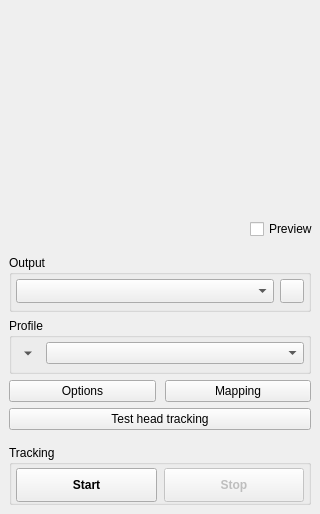
<?xml version="1.0" encoding="UTF-8"?>
<ui version="4.0">
 <author>Lovecraftian Octopus</author>
 <class>main_window</class>
 <widget class="QMainWindow" name="main_window">
  <property name="geometry">
   <rect>
    <x>0</x>
    <y>0</y>
    <width>320</width>
    <height>416</height>
   </rect>
  </property>
  <property name="sizePolicy">
   <sizepolicy hsizetype="Maximum" vsizetype="Maximum">
    <horstretch>0</horstretch>
    <verstretch>0</verstretch>
   </sizepolicy>
  </property>
  <property name="windowIcon">
   <iconset resource="../gui/opentrack-res.qrc">
    <normaloff>:/images/opentrack.png</normaloff>:/images/opentrack.png</iconset>
  </property>
  <property name="styleSheet">
   <string notr="true">#video_feed { border: 0; }
</string>
  </property>
  <widget class="QWidget" name="content">
   <property name="sizePolicy">
    <sizepolicy hsizetype="Maximum" vsizetype="Maximum">
     <horstretch>0</horstretch>
     <verstretch>0</verstretch>
    </sizepolicy>
   </property>
   <layout class="QVBoxLayout" name="verticalLayout">
    <property name="leftMargin">
     <number>0</number>
    </property>
    <property name="topMargin">
     <number>0</number>
    </property>
    <property name="rightMargin">
     <number>0</number>
    </property>
    <property name="bottomMargin">
     <number>0</number>
    </property>
    <item alignment="Qt::AlignHCenter|Qt::AlignVCenter">
     <widget class="QWidget" name="frame_parent" native="true">
      <property name="sizePolicy">
       <sizepolicy hsizetype="Fixed" vsizetype="Fixed">
        <horstretch>0</horstretch>
        <verstretch>0</verstretch>
       </sizepolicy>
      </property>
      <property name="minimumSize">
       <size>
        <width>320</width>
        <height>240</height>
       </size>
      </property>
      <widget class="pose_widget" name="pose_display" native="true">
       <property name="geometry">
        <rect>
         <x>0</x>
         <y>0</y>
         <width>320</width>
         <height>240</height>
        </rect>
       </property>
       <property name="sizePolicy">
        <sizepolicy hsizetype="Fixed" vsizetype="Fixed">
         <horstretch>0</horstretch>
         <verstretch>0</verstretch>
        </sizepolicy>
       </property>
      </widget>
      <widget class="QWidget" name="video_frame_parent" native="true">
       <property name="geometry">
        <rect>
         <x>0</x>
         <y>0</y>
         <width>320</width>
         <height>240</height>
        </rect>
       </property>
       <property name="sizePolicy">
        <sizepolicy hsizetype="Fixed" vsizetype="Fixed">
         <horstretch>0</horstretch>
         <verstretch>0</verstretch>
        </sizepolicy>
       </property>
       <property name="minimumSize">
        <size>
         <width>320</width>
         <height>240</height>
        </size>
       </property>
       <widget class="QFrame" name="video_frame">
        <property name="geometry">
         <rect>
          <x>0</x>
          <y>0</y>
          <width>320</width>
          <height>240</height>
         </rect>
        </property>
        <property name="sizePolicy">
         <sizepolicy hsizetype="Fixed" vsizetype="Fixed">
          <horstretch>0</horstretch>
          <verstretch>0</verstretch>
         </sizepolicy>
        </property>
        <property name="frameShape">
         <enum>QFrame::NoFrame</enum>
        </property>
       </widget>
      </widget>
      <widget class="QCheckBox" name="preview_checkbox">
       <property name="geometry">
        <rect>
         <x>250</x>
         <y>220</y>
         <width>67</width>
         <height>18</height>
        </rect>
       </property>
       <property name="text">
        <string>Preview</string>
       </property>
      </widget>
      <zorder>video_frame_parent</zorder>
      <zorder>pose_display</zorder>
      <zorder>preview_checkbox</zorder>
     </widget>
    </item>
    <item>
     <widget class="QWidget" name="widget" native="true">
      <property name="sizePolicy">
       <sizepolicy hsizetype="Minimum" vsizetype="Maximum">
        <horstretch>0</horstretch>
        <verstretch>0</verstretch>
       </sizepolicy>
      </property>
      <layout class="QGridLayout" name="gridLayout">
       <property name="bottomMargin">
        <number>0</number>
       </property>
       <property name="horizontalSpacing">
        <number>9</number>
       </property>
       <item row="2" column="0">
        <widget class="QPushButton" name="btnShortcuts">
         <property name="sizePolicy">
          <sizepolicy hsizetype="Minimum" vsizetype="Maximum">
           <horstretch>0</horstretch>
           <verstretch>0</verstretch>
          </sizepolicy>
         </property>
         <property name="text">
          <string>Options</string>
         </property>
         <property name="icon">
          <iconset resource="../gui/opentrack-res.qrc">
           <normaloff>:/images/newcogicon.png</normaloff>:/images/newcogicon.png</iconset>
         </property>
         <property name="iconSize">
          <size>
           <width>80</width>
           <height>24</height>
          </size>
         </property>
        </widget>
       </item>
       <item row="0" column="0" colspan="2">
        <widget class="QGroupBox" name="groupProto">
         <property name="sizePolicy">
          <sizepolicy hsizetype="Minimum" vsizetype="Maximum">
           <horstretch>0</horstretch>
           <verstretch>0</verstretch>
          </sizepolicy>
         </property>
         <property name="title">
          <string>Output</string>
         </property>
         <layout class="QHBoxLayout" name="horizontalLayout">
          <property name="leftMargin">
           <number>4</number>
          </property>
          <property name="topMargin">
           <number>4</number>
          </property>
          <property name="rightMargin">
           <number>4</number>
          </property>
          <property name="bottomMargin">
           <number>6</number>
          </property>
          <item>
           <widget class="QComboBox" name="iconcomboProtocol">
            <property name="sizePolicy">
             <sizepolicy hsizetype="MinimumExpanding" vsizetype="Maximum">
              <horstretch>0</horstretch>
              <verstretch>0</verstretch>
             </sizepolicy>
            </property>
            <property name="focusPolicy">
             <enum>Qt::TabFocus</enum>
            </property>
            <property name="sizeAdjustPolicy">
             <enum>QComboBox::AdjustToMinimumContentsLengthWithIcon</enum>
            </property>
           </widget>
          </item>
          <item>
           <widget class="QToolButton" name="btnShowServerControls">
            <property name="enabled">
             <bool>true</bool>
            </property>
            <property name="sizePolicy">
             <sizepolicy hsizetype="Maximum" vsizetype="Preferred">
              <horstretch>0</horstretch>
              <verstretch>0</verstretch>
             </sizepolicy>
            </property>
            <property name="font">
             <font>
              <family>DejaVu Sans</family>
              <stylestrategy>PreferAntialias</stylestrategy>
              <kerning>false</kerning>
             </font>
            </property>
            <property name="focusPolicy">
             <enum>Qt::StrongFocus</enum>
            </property>
            <property name="text">
             <string/>
            </property>
            <property name="icon">
             <iconset resource="../gui/opentrack-res.qrc">
              <normaloff>:/images/newsetticon.png</normaloff>:/images/newsetticon.png</iconset>
            </property>
            <property name="flat" stdset="0">
             <bool>false</bool>
            </property>
           </widget>
          </item>
         </layout>
        </widget>
       </item>
       <item row="1" column="0" colspan="2">
        <widget class="QGroupBox" name="groupProfile">
         <property name="sizePolicy">
          <sizepolicy hsizetype="Minimum" vsizetype="Maximum">
           <horstretch>0</horstretch>
           <verstretch>0</verstretch>
          </sizepolicy>
         </property>
         <property name="title">
          <string>Profile</string>
         </property>
         <layout class="QHBoxLayout" name="horizontalLayout_3">
          <property name="leftMargin">
           <number>4</number>
          </property>
          <property name="topMargin">
           <number>4</number>
          </property>
          <property name="rightMargin">
           <number>4</number>
          </property>
          <property name="bottomMargin">
           <number>6</number>
          </property>
          <item>
           <widget class="QToolButton" name="profile_button">
            <property name="enabled">
             <bool>true</bool>
            </property>
            <property name="sizePolicy">
             <sizepolicy hsizetype="Maximum" vsizetype="Maximum">
              <horstretch>0</horstretch>
              <verstretch>0</verstretch>
             </sizepolicy>
            </property>
            <property name="focusPolicy">
             <enum>Qt::StrongFocus</enum>
            </property>
            <property name="text">
             <string/>
            </property>
            <property name="popupMode">
             <enum>QToolButton::InstantPopup</enum>
            </property>
            <property name="toolButtonStyle">
             <enum>Qt::ToolButtonIconOnly</enum>
            </property>
            <property name="autoRaise">
             <bool>true</bool>
            </property>
            <property name="arrowType">
             <enum>Qt::DownArrow</enum>
            </property>
           </widget>
          </item>
          <item>
           <widget class="QComboBox" name="iconcomboProfile">
            <property name="sizePolicy">
             <sizepolicy hsizetype="MinimumExpanding" vsizetype="Maximum">
              <horstretch>1</horstretch>
              <verstretch>0</verstretch>
             </sizepolicy>
            </property>
            <property name="focusPolicy">
             <enum>Qt::StrongFocus</enum>
            </property>
            <property name="maxVisibleItems">
             <number>20</number>
            </property>
           </widget>
          </item>
         </layout>
        </widget>
       </item>
       <item row="2" column="1">
        <widget class="QPushButton" name="btnEditCurves">
         <property name="sizePolicy">
          <sizepolicy hsizetype="Minimum" vsizetype="Maximum">
           <horstretch>0</horstretch>
           <verstretch>0</verstretch>
          </sizepolicy>
         </property>
         <property name="text">
          <string>Mapping</string>
         </property>
         <property name="icon">
          <iconset resource="../gui/opentrack-res.qrc">
           <normaloff>:/images/newmapicon.png</normaloff>:/images/newmapicon.png</iconset>
         </property>
         <property name="iconSize">
          <size>
           <width>80</width>
           <height>24</height>
          </size>
         </property>
        </widget>
       </item>
       <item row="3" column="0" colspan="2">
        <widget class="QPushButton" name="btnHeadTest">
         <property name="sizePolicy">
          <sizepolicy hsizetype="Minimum" vsizetype="Maximum">
           <horstretch>0</horstretch>
           <verstretch>0</verstretch>
          </sizepolicy>
         </property>
         <property name="toolTip">
          <string>Try your head tracking in a 3D cockpit, race car or soldier view</string>
         </property>
         <property name="text">
          <string>Test head tracking</string>
         </property>
        </widget>
       </item>
      </layout>
     </widget>
    </item>
    <item>
     <widget class="QWidget" name="widget_2" native="true">
      <layout class="QVBoxLayout" name="verticalLayout_2">
       <item>
        <widget class="QGroupBox" name="groupStartStop">
         <property name="sizePolicy">
          <sizepolicy hsizetype="MinimumExpanding" vsizetype="Maximum">
           <horstretch>4</horstretch>
           <verstretch>0</verstretch>
          </sizepolicy>
         </property>
         <property name="title">
          <string>Tracking</string>
         </property>
         <layout class="QHBoxLayout" name="horizontalLayout_5">
          <property name="spacing">
           <number>7</number>
          </property>
          <property name="leftMargin">
           <number>4</number>
          </property>
          <property name="topMargin">
           <number>3</number>
          </property>
          <property name="rightMargin">
           <number>4</number>
          </property>
          <property name="bottomMargin">
           <number>0</number>
          </property>
          <item>
           <widget class="QToolButton" name="btnStartTracker">
            <property name="sizePolicy">
             <sizepolicy hsizetype="Minimum" vsizetype="Fixed">
              <horstretch>0</horstretch>
              <verstretch>0</verstretch>
             </sizepolicy>
            </property>
            <property name="minimumSize">
             <size>
              <width>0</width>
              <height>34</height>
             </size>
            </property>
            <property name="font">
             <font>
              <weight>75</weight>
              <bold>true</bold>
             </font>
            </property>
            <property name="text">
             <string>Start</string>
            </property>
           </widget>
          </item>
          <item>
           <widget class="QToolButton" name="btnStopTracker">
            <property name="enabled">
             <bool>false</bool>
            </property>
            <property name="sizePolicy">
             <sizepolicy hsizetype="Minimum" vsizetype="Fixed">
              <horstretch>0</horstretch>
              <verstretch>0</verstretch>
             </sizepolicy>
            </property>
            <property name="minimumSize">
             <size>
              <width>0</width>
              <height>34</height>
             </size>
            </property>
            <property name="font">
             <font>
              <weight>75</weight>
              <bold>true</bold>
             </font>
            </property>
            <property name="text">
             <string>Stop</string>
            </property>
           </widget>
          </item>
         </layout>
        </widget>
       </item>
      </layout>
     </widget>
    </item>
   </layout>
  </widget>
 </widget>
 <customwidgets>
  <customwidget>
   <class>pose_widget</class>
   <extends>QWidget</extends>
   <header>pose-widget/pose-widget.hpp</header>
  </customwidget>
 </customwidgets>
 <tabstops>
  <tabstop>btnStartTracker</tabstop>
  <tabstop>btnStopTracker</tabstop>
  <tabstop>btnShortcuts</tabstop>
  <tabstop>btnEditCurves</tabstop>
  <tabstop>btnHeadTest</tabstop>
  <tabstop>iconcomboProtocol</tabstop>
  <tabstop>btnShowServerControls</tabstop>
  <tabstop>profile_button</tabstop>
  <tabstop>iconcomboProfile</tabstop>
  <tabstop>preview_checkbox</tabstop>
 </tabstops>
 <resources>
  <include location="../gui/opentrack-res.qrc"/>
 </resources>
 <connections/>
</ui>
